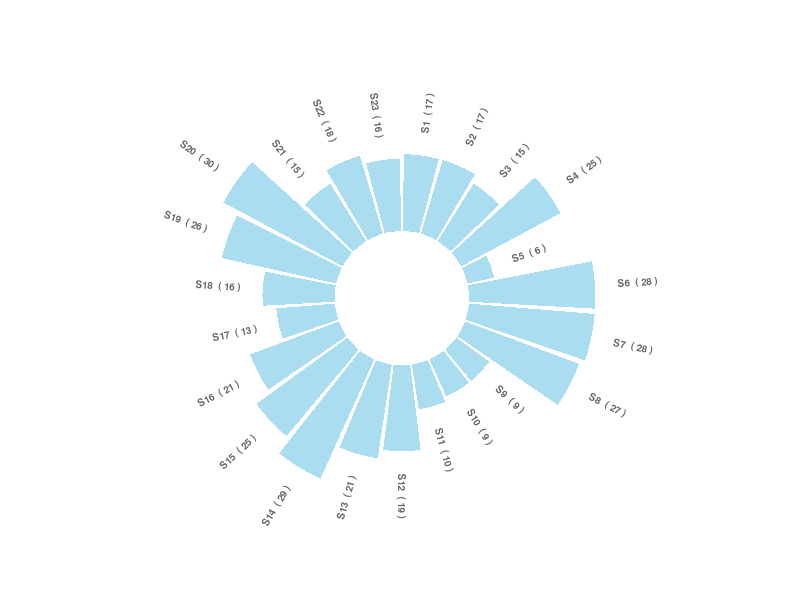
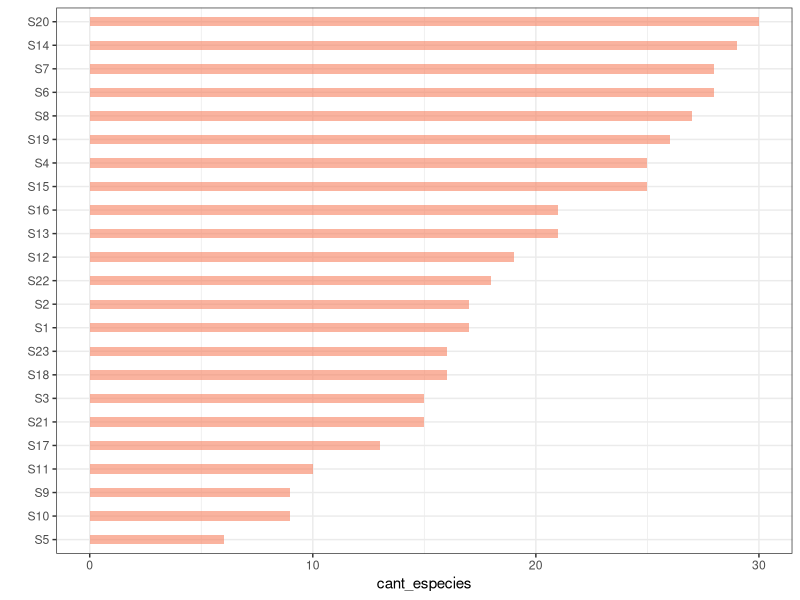

The R source for these figures, in order:
## ---- chunk 1
knitr::opts_chunk$set(comment = NA, background = NA, results='asis',  warning = FALSE)

ipak <- function(pkg){
    new.pkg <- pkg[!(pkg %in% installed.packages()[, "Package"])]
    if (length(new.pkg)) 
        install.packages(new.pkg, dependencies = TRUE)
    sapply(pkg, require, character.only = TRUE)
}

packages <- c("tidyverse", "magrittr", "hrbrthemes")
ipak(packages)

## ---- chunk 2
# carga de dataset vegetacion 
sitios <- read_csv2("data/VEGETACION.csv") 

sitios_3_1 <- sitios %>%
  rowwise(SITIO) %>%
  summarise(cant_especies=sum(c_across(E1:E84)))

sitios_3_1
## ---- chunk 3
# dataframe adicional para etiquetas
labels <- sitios_3_1
labels$id <- strtoi(sub('.', '', sitios_3_1$SITIO))

# calcula el angulo de las etiquetas
num_bars <- nrow(labels)
angle <-  90 - 360 * (labels$id-0.5) /num_bars     

# calcula la alienacion de las etiqeutas: der o izq
labels$horiz_just<-ifelse( angle < -90, 1, 0)

# ajusta las etiquetas para hacerlas legibles
labels$bar_angle<-ifelse(angle < -90, angle+180, angle)


ggplot(sitios_3_1, aes(x=factor(SITIO, levels = SITIO), y=cant_especies)) +       
  geom_bar(stat="identity", fill=alpha("skyblue", 0.7)) +
  ylim(-15,45) +
  theme_minimal() +
  theme(
    axis.text = element_blank(),
    axis.title = element_blank(),
    panel.grid = element_blank(),
    plot.margin = unit(rep(-1,4), "cm")
  ) +
  coord_polar(start = 0) + 
  geom_text(data=labels, 
            aes(x=id, y=cant_especies+5, 
                label=paste(SITIO, " (", cant_especies, ")"), 
                hjust=horiz_just), 
            color="black", 
            fontface="bold",
            alpha=0.6, 
            size=2.5, 
            angle=labels$bar_angle, 
            inherit.aes = FALSE ) 
## ---- chunk 4
sitios_3_1 %>%
  ggplot( aes(x=reorder(SITIO, cant_especies), y=cant_especies)) +
    geom_bar(stat="identity", fill="#f68060", alpha=.6, width=.4) +
    coord_flip() +
    xlab("") +
    theme_bw()
## ---- chunk 5
sitios %>%
  pivot_longer(!SITIO, names_to = "Especie", values_to = "Presencia")
